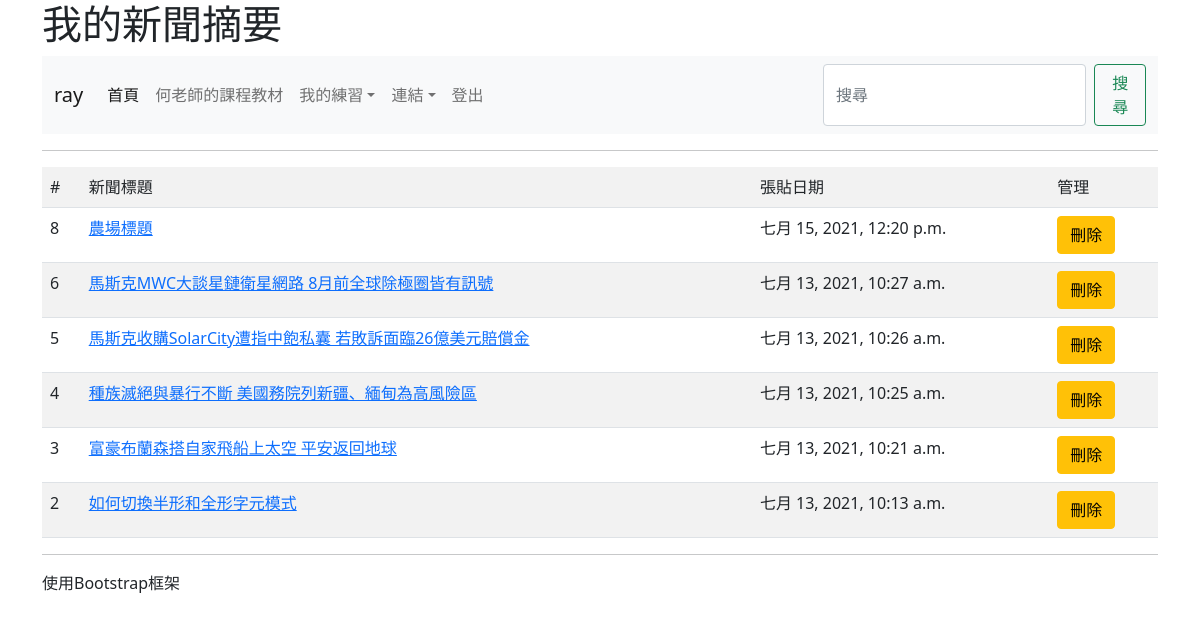
Page /news/ (signed in) on the committed database.
### mysite/models.py (models this page shows, shortened)
class Post(models.Model):
    title = models.CharField(max_length=200)
    content = models.TextField()
    pub_date = models.DateTimeField(default=timezone.now)
    class Meta:
        ordering = ('-pub_date',)

### mysite/views.py (the view)
# urls.py: path('news/',views.news),
def news(request):
    posts = Post.objects.all()
    return render(request, "news.html", locals())

### templates/news.html (shortened to what this page needs)
{% extends "base.html" %}
{% block main %}
    <table class="table table-striped">
    <tr>
        <td>#</td>  <td>新聞標題</td>  <td>張貼日期</td>
        {% if request.user.is_superuser %}
        <td>管理</td>
        {% endif %}
    </tr>
    {% for post in posts %}
    <tr>
        <td>{{ post.id }}</td>
        <td>
            {% if request.user.is_authenticated %}
                <a href="/show/{{ post.id }}/">{{ post.title }}</a>
            {% else %}
                {{ post.title }}
            {% endif %}
        </td>
        <td>{{ post.pub_date }}</td>
        {% if request.user.is_superuser %}
        <td><a class='btn btn-warning' href="/delete_news/{{ post.id }}/">刪除</a></td>
        {% endif %}
    </tr>
    {% endfor %}
    </table>
{% endblock %}

### templates/menu.html (shortened to what this page needs)
<nav class="navbar navbar-expand-lg navbar-light bg-light">
  <div class="container-fluid">
    <a class="navbar-brand" href="#">
      {% if request.user.is_authenticated %}
        {{ request.user.first_name }}
      {% else %}
        未登入的訪客
      {% endif %}
    </a>
    <div class="collapse navbar-collapse" id="navbarSupportedContent">
      <ul class="navbar-nav me-auto mb-2 mb-lg-0">
        <li class="nav-item">
          <a class="nav-link active" aria-current="page" href="/">首頁</a>
        </li>
        <li class="nav-item">
          <a class="nav-link" href="https://104.es">何老師的課程教材</a>
        </li>
        <li class="nav-item dropdown">
          <a class="nav-link dropdown-toggle" href="#" id="navbarDropdown" role="button"
            data-bs-toggle="dropdown" aria-expanded="false">我的練習</a>
        </li>
        <li class="nav-item dropdown">
          <a class="nav-link dropdown-toggle" href="#" id="navbarDropdown" role="button"
            data-bs-toggle="dropdown" aria-expanded="false">連結</a>
        </li>
        {% if request.user.is_authenticated %}
        <li class="nav-item">
          <a class="nav-link" href="/logout/" tabindex="-1" >登出</a>
        </li>
        {% else %}
        <li class="nav-item">
          <a class="nav-link" href="/admin/login/?next=/" tabindex="-1" >登入</a>
        </li>
        {% endif %}
      </ul>
      <form class="d-flex">
        <input class="form-control me-2" type="搜尋" placeholder="搜尋" aria-label="搜尋">
        <button class="btn btn-outline-success" type="submit">搜尋</button>
      </form>
    </div>
  </div>
</nav>

### rows in the picture
Post: id "8", title "農場標題", pub_date "七月 15, 2021, 12:20 p.m."
Post: id "6", title "馬斯克MWC大談星鏈衛星網路 8月前全球除極圈皆有訊號", pub_date "七月 13, 2021, 10:27 a.m."
Post: id "5", title "馬斯克收購SolarCity遭指中飽私囊 若敗訴面臨26億美元賠償金", pub_date "七月 13, 2021, 10:26 a.m."
Post: id "4", title "種族滅絕與暴行不斷 美國務院列新疆、緬甸為高風險區", pub_date "七月 13, 2021, 10:25 a.m."
Post: id "3", title "富豪布蘭森搭自家飛船上太空 平安返回地球", pub_date "七月 13, 2021, 10:21 a.m."
Post: id "2", title "如何切換半形和全形字元模式", pub_date "七月 13, 2021, 10:13 a.m."

### other values in the picture
{{ request.user.first_name }} "ray"
